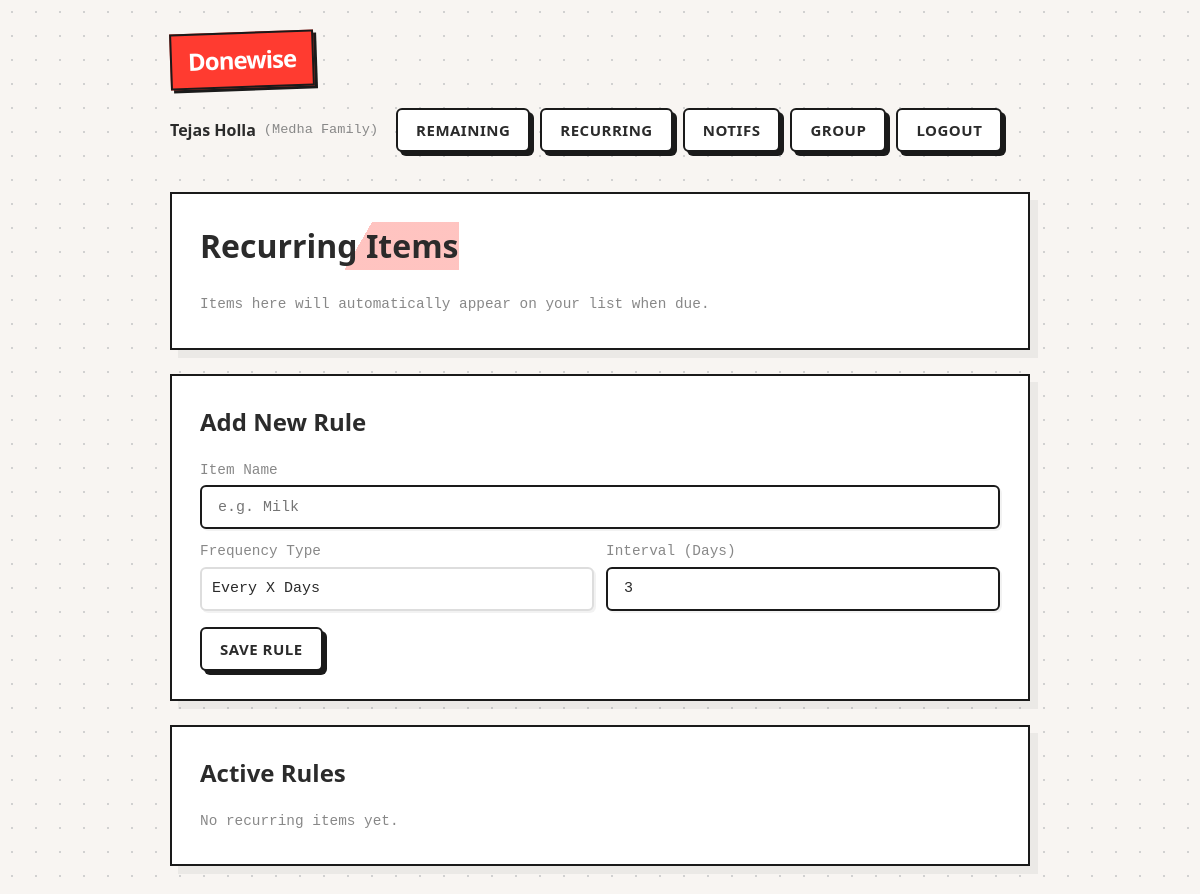
The page /recurring.php (signed in) on the database as committed earlier.
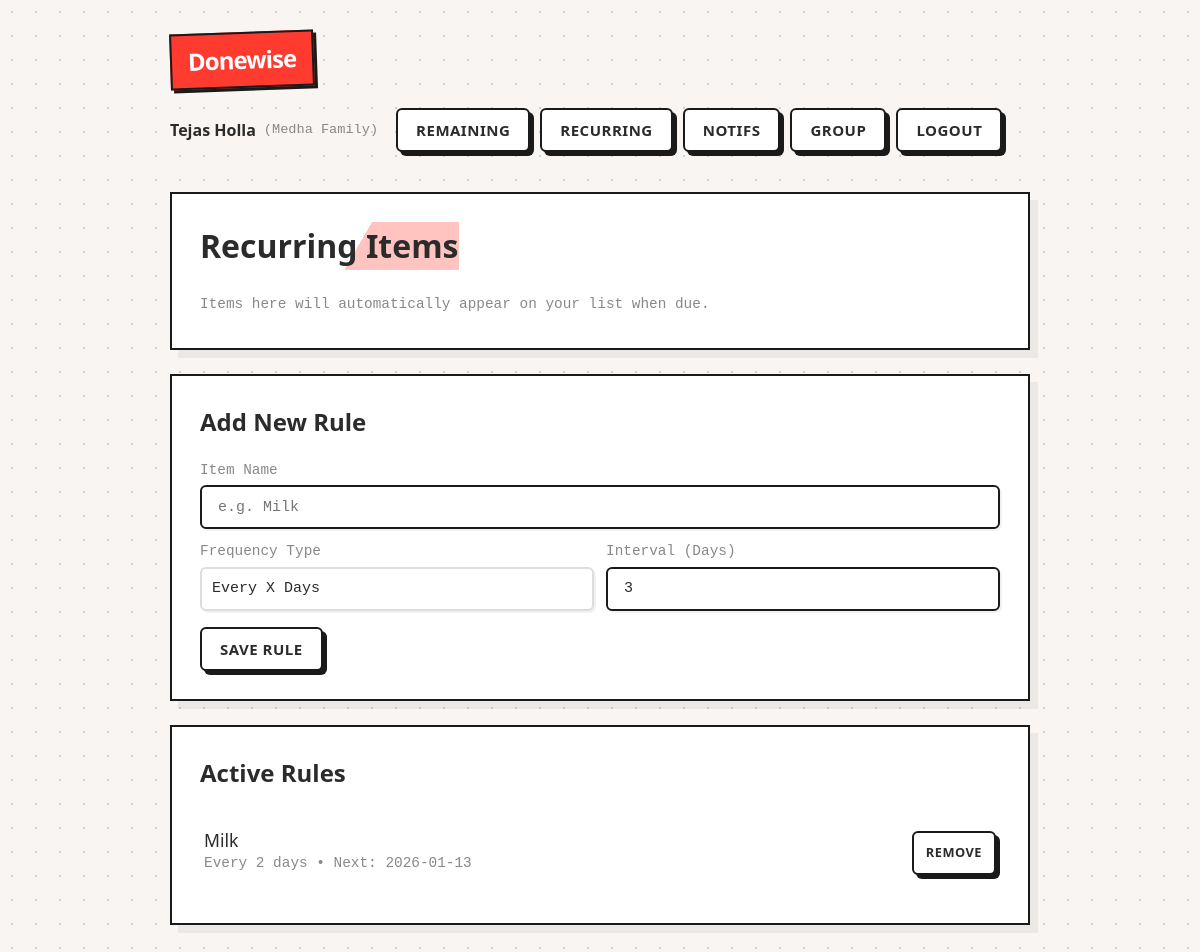
The same page on the database as committed later.
### tables this page shows
CREATE TABLE recurring_tasks (
  id INTEGER PRIMARY KEY AUTOINCREMENT,
  group_id INTEGER NOT NULL,
  text TEXT NOT NULL,
  frequency_type TEXT NOT NULL, -- 'days' or 'weekly'
  interval_val INTEGER NULL,    -- e.g. 3 (for every 3 days)
  day_of_week INTEGER NULL,     -- 0=Sun, 1=Mon... 6=Sat
  next_date TEXT NOT NULL,      -- YYYY-MM-DD
  created_at TEXT NOT NULL DEFAULT (datetime('now')),
  FOREIGN KEY (group_id) REFERENCES groups(id) ON DELETE CASCADE
);

### recurring.php (the view, shortened to what this page needs)
<?php
require_once __DIR__ . '/app/layout.php';
$user = require_login();
$pdo = db();
$rows = $pdo->prepare("SELECT * FROM recurring_tasks WHERE group_id=? ORDER BY text ASC");
$rows->execute([$user['group_id']]);
$list = $rows->fetchAll();
?>
<div class="card">
    <h1>Recurring Items</h1>
    <div class="muted">Items here will automatically appear on your list when due.</div>
</div>
<div class="card">
    <h2>Add New Rule</h2>
    <form method="post">
        <div style="margin-bottom:12px">
            <div class="muted">Item Name</div>
            <input name="text" placeholder="e.g. Milk" required />
        </div>
        <div class="row" style="align-items: flex-start">
            <div style="flex:1">
                <div class="muted">Frequency Type</div>
                <select id="freqType" name="type" onchange="toggleFreq()" style="width:100%; padding:10px; border:2px solid #ddd; border-radius:6px; background:white;">
                    <option value="days">Every X Days</option>
                </select>
            </div>
            <div style="flex:1" id="blockDays">
                <div class="muted">Interval (Days)</div>
                <input type="number" name="interval_val" value="3" min="1" />
            </div>
        </div>
        <button class="btn" type="submit" style="margin-top:16px">Save Rule</button>
    </form>
</div>
<div class="card">
    <h2>Active Rules</h2>
    <?php if(!$list): ?><div class="muted">No recurring items yet.</div><?php endif; ?>
    <?php foreach($list as $r): ?>
        <div class="task">
            <div>
                <div class="text"><?php echo h($r['text']); ?></div>
                <div class="muted">
                    <?php
                    if($r['frequency_type'] === 'days') echo "Every " . $r['interval_val'] . " days";
                    else {
                        $d = ['Sun','Mon','Tue','Wed','Thu','Fri','Sat'];
                        echo "Every " . $d[$r['day_of_week']];
                    }
                    ?>
                    • Next: <?php echo h($r['next_date']); ?>
                </div>
            </div>
            <form method="post">
                <button class="btn" style="padding:6px 12px; font-size:0.8rem">Remove</button>
            </form>
        </div>
    <?php endforeach; ?>
</div>

Rows that differ between the two databases and show on the page:
added recurring_tasks: text "Milk", interval_val "2", next_date "2026-01-13"
Other text that changed with them:
text no longer shown: "No recurring items yet."
